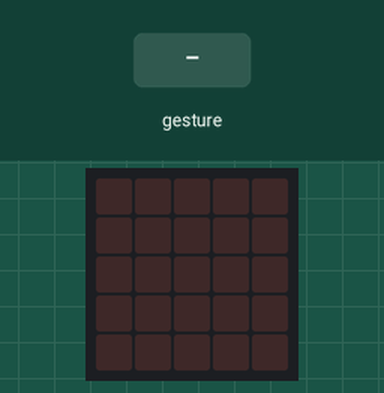
The program below on a simulated BBC micro:bit running MicroPython. Parts: the board's 5×5 LED display. The inputs (shaded band) are chosen by the test bench. Random numbers come from a fixed seed; a tilt is held for 1.5 s and a shake lasts 1 s, then the board lies face up again.

Above: at 1.2 s.
1.3 s: gesture 'shake'
At 3.3 s:
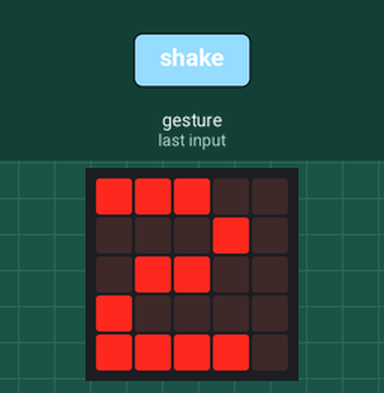
4.0 s: gesture 'shake'
At 6.5 s:
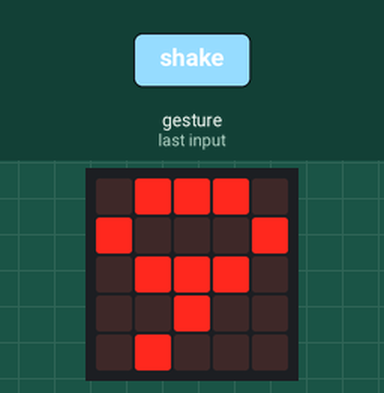
Timing chart, 0 to 8.0 s (numbered marks = the images above; inputs shaded):
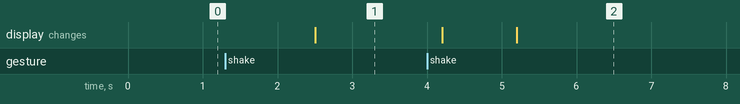

Measured:
- after the input at 1.3 s, the display: changes after 1.2 s (image 1)
- after the input at 4.0 s, the display: first changes after 0.20 s (image 2 shows a later state)

The program:

random_number.py
```python
from microbit import accelerometer, display, sleep
import random

numbers = list(range(10))

while True:
    if accelerometer.was_gesture("shake"):
        number = random.choice(numbers)
        display.clear()
        sleep(1000)
        display.show(number)
```
